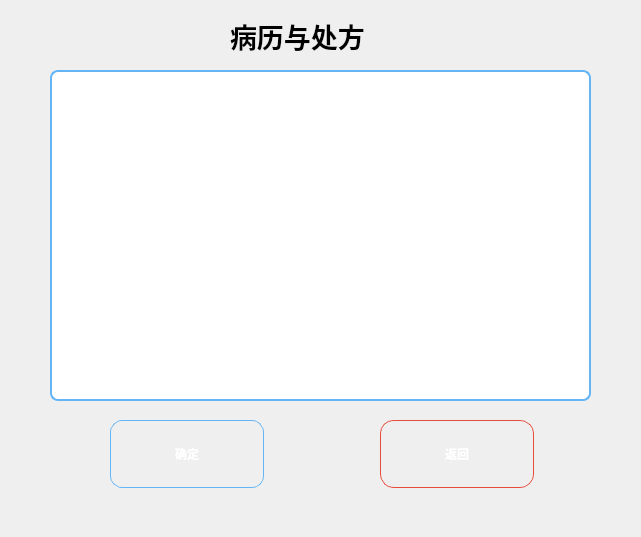
<?xml version="1.0" encoding="UTF-8"?>
<ui version="4.0">
 <class>patientcase</class>
 <widget class="QWidget" name="patientcase">
  <property name="geometry">
   <rect>
    <x>0</x>
    <y>0</y>
    <width>641</width>
    <height>537</height>
   </rect>
  </property>
  <property name="windowTitle">
   <string>病历查看</string>
  </property>
  <property name="styleSheet">
   <string notr="true">
    QWidget#patientcase {
        background-color: qlineargradient(
            x1:0, y1:0, x2:0, y2:1,
            stop:0 #e3f2fd,
            stop:1 #ffffff
        );
        font-family: &quot;Microsoft YaHei&quot;;
    }
    QTextEdit#seecase {
        border: 2px solid #64b5f6;
        border-radius: 8px;
        background-color: #ffffff;
    }
    /* 普通蓝色按钮样式 */
    QPushButton {
        border-radius: 12px;
        border: 1px solid #64b5f6;
        color: #ffffff;
        font-weight: bold;
        background-color: qlineargradient(
            x1:0, y1:0, x2:0, y2:1,
            stop:0 #6ec6ff,
            stop:1 #1e88e5
        );
        padding: 8px 16px;
        min-width: 120px;
        min-height: 50px;
    }
    QPushButton:hover {
        background-color: qlineargradient(
            x1:0, y1:0, x2:0, y2:1,
            stop:0 #81d4fa,
            stop:1 #1976d2
        );
    }
    QPushButton:pressed {
        background-color: qlineargradient(
            x1:0, y1:0, x2:0, y2:1,
            stop:0 #1e88e5,
            stop:1 #1565c0
        );
    }
    /* 返回按钮单独样式（红色渐变） */
    #patientcase_return {
        border-radius: 14px;
        border: 1px solid #e74c3c;
        color: #ffffff;
        background-color: qlineargradient(
            x1:0, y1:0, x2:0, y2:1,
            stop:0 #ff7f7f,
            stop:1 #e53935
        );
    }
    #patientcase_return:hover {
        background-color: qlineargradient(
            x1:0, y1:0, x2:0, y2:1,
            stop:0 #ff8a80,
            stop:1 #f44336
        );
    }
    #patientcase_return:pressed {
        background-color: qlineargradient(
            x1:0, y1:0, x2:0, y2:1,
            stop:0 #e53935,
            stop:1 #c62828
        );
    }
   </string>
  </property>
  <widget class="QTextEdit" name="seecase">
   <property name="geometry">
    <rect>
     <x>50</x>
     <y>70</y>
     <width>541</width>
     <height>331</height>
    </rect>
   </property>
   <property name="readOnly">
    <bool>true</bool>
   </property>
  </widget>
  <widget class="QPushButton" name="patientcase_sure">
   <property name="geometry">
    <rect>
     <x>110</x>
     <y>420</y>
     <width>154</width>
     <height>68</height>
    </rect>
   </property>
   <property name="text">
    <string>确定</string>
   </property>
  </widget>
  <widget class="QLabel" name="label_seecase">
   <property name="geometry">
    <rect>
     <x>230</x>
     <y>10</y>
     <width>181</width>
     <height>51</height>
    </rect>
   </property>
   <property name="font">
    <font>
     <pointsize>20</pointsize>
     <weight>75</weight>
     <bold>true</bold>
    </font>
   </property>
   <property name="text">
    <string>病历与处方</string>
   </property>
  </widget>
  <widget class="QPushButton" name="patientcase_return">
   <property name="geometry">
    <rect>
     <x>380</x>
     <y>420</y>
     <width>154</width>
     <height>68</height>
    </rect>
   </property>
   <property name="text">
    <string>返回</string>
   </property>
  </widget>
 </widget>
 <resources/>
 <connections/>
</ui>
